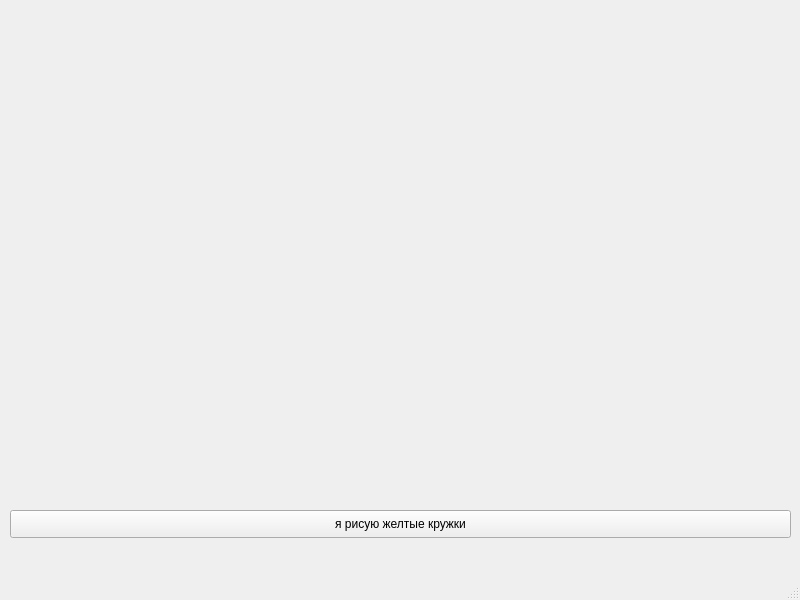
<?xml version="1.0" encoding="UTF-8"?>
<ui version="4.0">
 <class>MainWindow</class>
 <widget class="QMainWindow" name="MainWindow">
  <property name="geometry">
   <rect>
    <x>0</x>
    <y>0</y>
    <width>800</width>
    <height>600</height>
   </rect>
  </property>
  <property name="windowTitle">
   <string>MainWindow</string>
  </property>
  <widget class="QWidget" name="centralwidget">
   <widget class="QPushButton" name="pushButton">
    <property name="geometry">
     <rect>
      <x>10</x>
      <y>510</y>
      <width>781</width>
      <height>28</height>
     </rect>
    </property>
    <property name="text">
     <string>я рисую желтые кружки</string>
    </property>
   </widget>
  </widget>
  <widget class="QMenuBar" name="menubar">
   <property name="geometry">
    <rect>
     <x>0</x>
     <y>0</y>
     <width>800</width>
     <height>26</height>
    </rect>
   </property>
  </widget>
  <widget class="QStatusBar" name="statusbar"/>
 </widget>
 <resources/>
 <connections/>
</ui>
